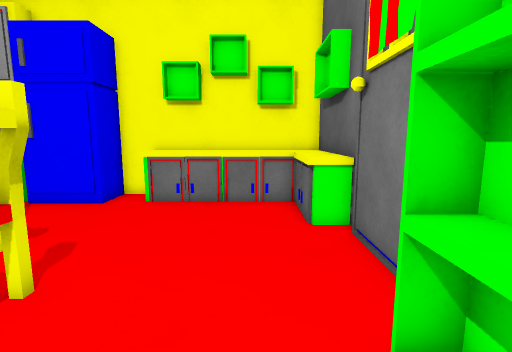
View 1 (above)

16 first-person views from a walk through a scene from a Unity 3-D project. The camera is 1.3 m above the floor, tilts 8° down and sees 85° across. The floor is counted in squares, 0.5 m on a side. Each view is taken from the middle of a square. On the plan, view 1 faces up. The plan holds only what a view shows up to about 19 squares ahead; the rest is blank. The player character is not drawn.

View 2
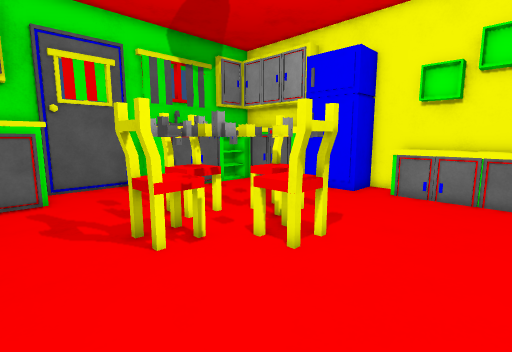

View 3
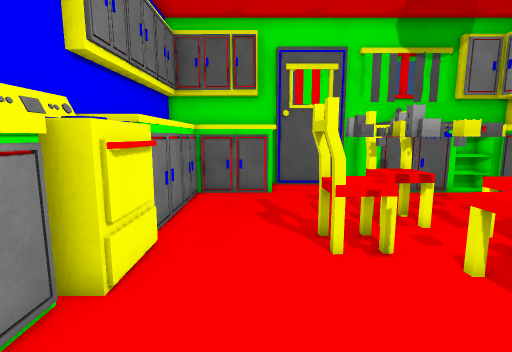

View 4
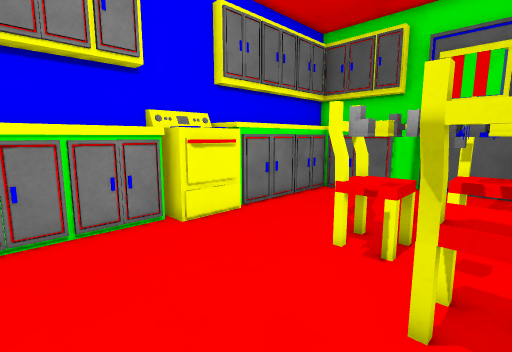

View 5
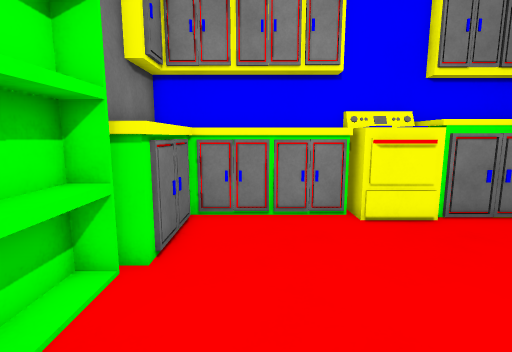

View 6
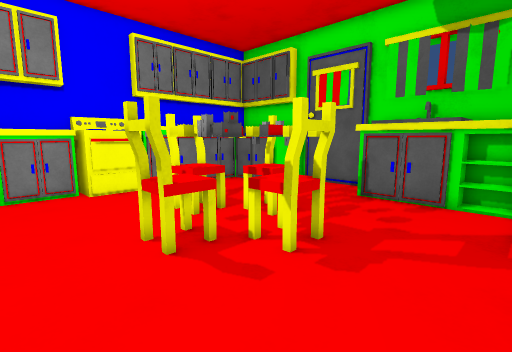

View 7
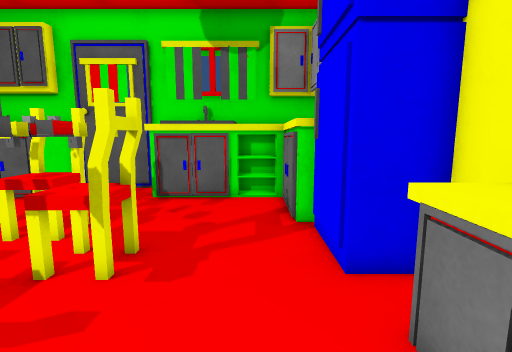

View 8
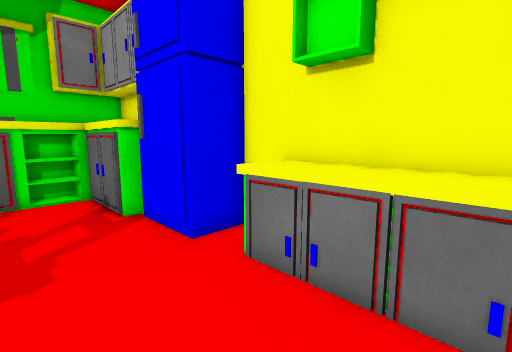

View 9
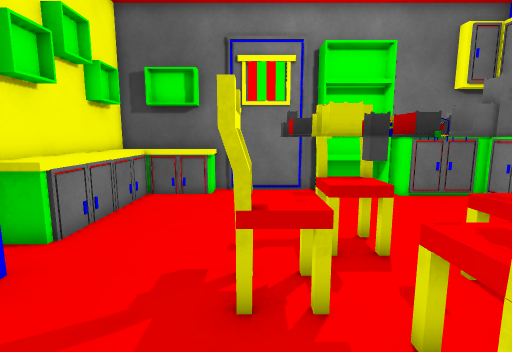

View 10
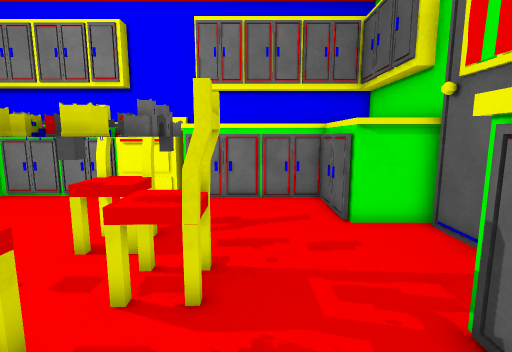

View 11
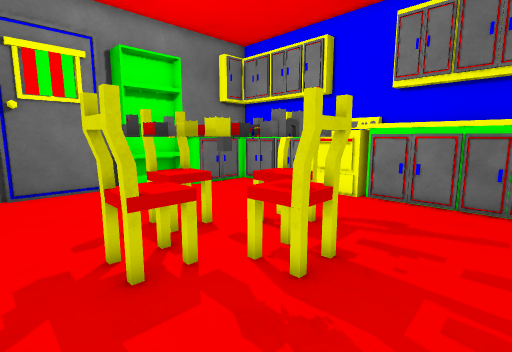

View 12
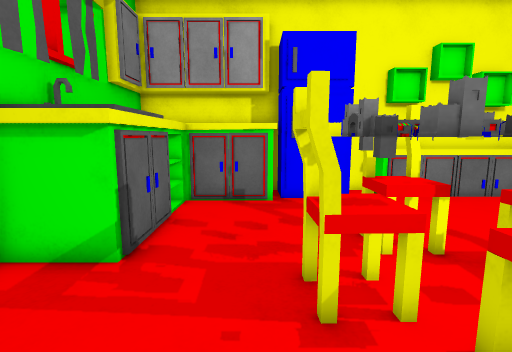

View 13
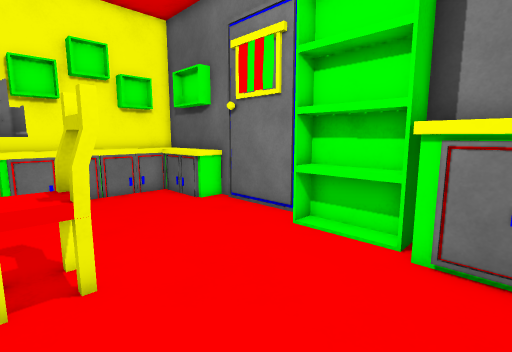

View 14
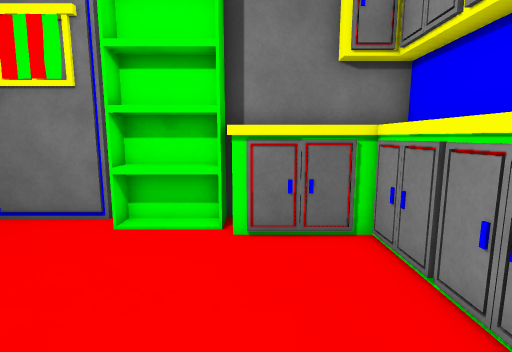

View 15
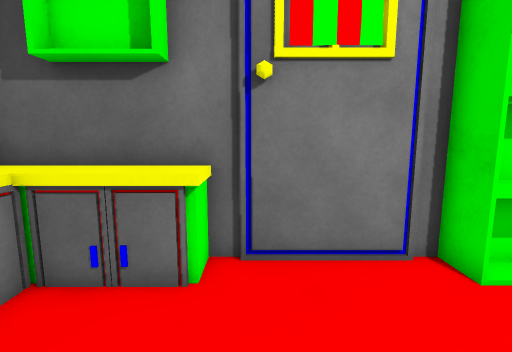

View 16
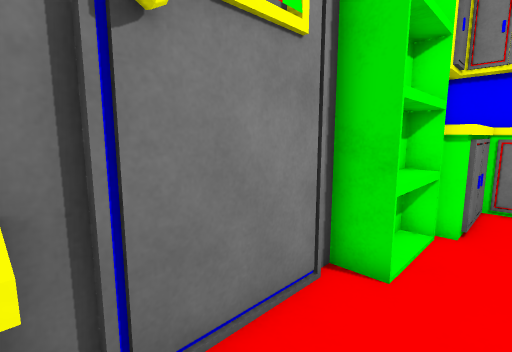

### Floor plan
Key: @ floor where view 1 was taken; # wall or solid block; . floor; C chair; E oven; O other object.
Columns run from 16 left of view 1 to 3 right of it. Each row starts with its distance up from view 1.
 13  OOOOOOOOOO#########
 12 #      #  #OOOOOOOO#
 11 #      ####OOOOOOOO#
 10 # OOOOOO..........O#
  9 # OO..............O#
  8 # OO..............O#
  7 #O O.............. #
  6 #O O.... CC ...... #
  5 #OOO... OOOO#.....#
  4 #OOO...CO OOC.....#
  3 ##.....C OOOC.....#
  2  #.....#OOOO .....#
  1  #...... CC ..... ##
  0 ##OO.....C......@O##
 -1 #  O.............OO#
 -2 #  O.............O #
 -3 #  O......EE.....O #
 -4 #  OOOOOOEEEEOOOOO #
 -5 #        EEEE      #
 -6  OOOOOOOOE  EOOOOOOO

Where each view was taken, in squares from view 1:
view 1: 0 up, 0 right, facing up
view 2: 2 down, 0 right, facing up-left
view 3: 1 down, 0 right, facing left
view 4: 4 up, 0 right, facing down-left
view 5: 5 up, 1 left, facing down
view 6: 10 up, 1 left, facing down-left
view 7: 9 up, 1 left, facing left
view 8: 7 up, 0 right, facing up-left
view 9: 6 up, 11 left, facing right
view 10: 8 up, 10 left, facing down
view 11: 8 up, 12 left, facing down-right
view 12: 1 down, 10 left, facing up
view 13: 2 down, 5 left, facing up-right
view 14: 1 down, 6 left, facing right
view 15: 7 up, 3 left, facing right
view 16: 8 up, 0 right, facing down-right
